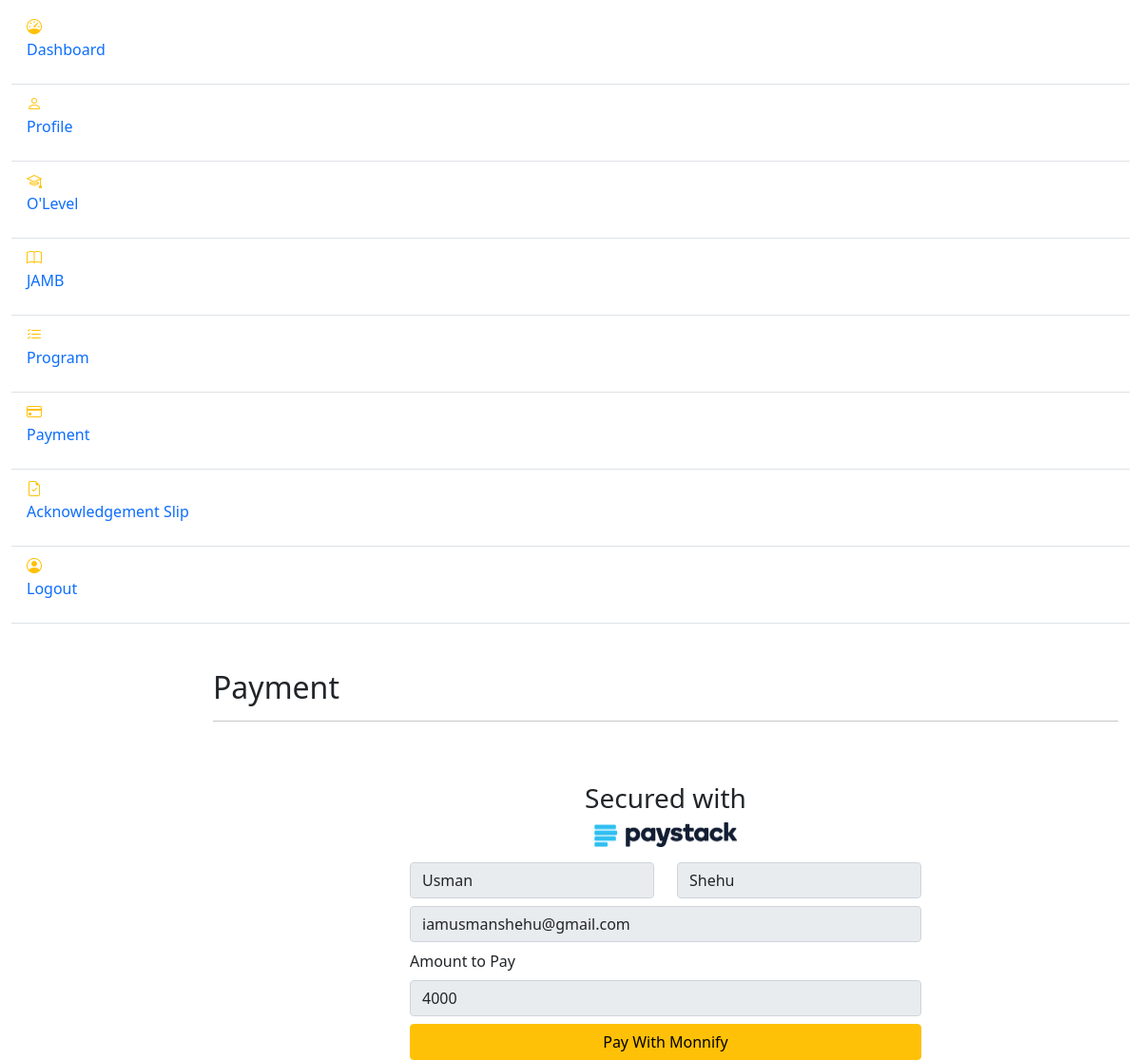
The page /monnify.php (signed in) on the database its author committed.
### tables this page shows
CREATE TABLE `applicants` (
  `id` int(11) NOT NULL,
  `student_id` int(11) DEFAULT NULL,
  `phone` varchar(15) DEFAULT NULL,
  `dob` date DEFAULT NULL,
  `state` varchar(50) DEFAULT NULL,
  `lga` varchar(50) DEFAULT NULL,
  `address` text DEFAULT NULL,
  `next_of_kin` varchar(100) DEFAULT NULL,
  `nok_address` text DEFAULT NULL,
  `nok_email` varchar(100) DEFAULT NULL,
  `relation` varchar(50) DEFAULT NULL,
  `passport_path` varchar(255) DEFAULT NULL,
  `status` int(11) NOT NULL COMMENT '1=accepted, 2=rejected'
);

CREATE TABLE `signup` (
  `id` int(11) NOT NULL,
  `first_name` varchar(50) NOT NULL,
  `last_name` varchar(50) NOT NULL,
  `other_name` varchar(50) NOT NULL,
  `email` varchar(100) NOT NULL,
  `rank` varchar(20) NOT NULL,
  `status` int(1) NOT NULL,
  `password` varchar(255) NOT NULL,
  `created_at` timestamp NOT NULL DEFAULT current_timestamp(),
  `updated_at` timestamp NOT NULL DEFAULT current_timestamp() ON UPDATE current_timestamp()
);

### monnify.php (the view, shortened to what this page needs)
<?php
include 'includes/config.php';
if (isset($_SESSION['email'])) {
    $user_id = $_SESSION['id'];
    $query =
        'SELECT * FROM `signup` JOIN applicants ON signup.id = applicants.student_id WHERE applicants.student_id = ?';
    $stmt = mysqli_prepare($conn, $query);
    mysqli_stmt_bind_param($stmt, 'i', $user_id);
    mysqli_stmt_execute($stmt);
    $result = mysqli_stmt_get_result($stmt);
    $user_data = mysqli_fetch_assoc($result);
}
?>
<!DOCTYPE html>
<html>
<head>
    <link href="https://cdn.jsdelivr.net/npm/bootstrap@5.0.0-beta3/dist/css/bootstrap.min.css" rel="stylesheet" />
    <link rel="stylesheet" href="https://cdnjs.cloudflare.com/ajax/libs/font-awesome/5.15.3/css/all.min.css" />
    <link rel="stylesheet" href="https://cdn.jsdelivr.net/npm/bootstrap-icons@1.11.1/font/bootstrap-icons.css">
</head>
<body>
  <div class="container-fluid">
    <div class="row">
 <?php include 'includes/student_sidebar.php'; ?>
 <main class="col-md-9 ms-sm-auto col-lg-10 px-md-4 mt-5">
<h2>Payment</h2>
<hr>
<div class="container d-flex justify-content-center">
<form id="paymentForm" class="mt-5">
   <div class="row">
    <div class="col-12 d-flex justify-content-center">
      <h3>Secured with</h3>
    </div>
  </div>
  <div class="row mb-3">
    <div class="col-12 d-flex justify-content-center">
      <img src="./images/paystack.png" alt="Paystack" width="150" />
    </div>
  </div>
  <div class="row mb-2">
    <div class="col-6">
    <input type="text" class="form-control" id="first-name" value="<?= $user_data[
        'first_name'
    ] ?? '' ?>"  readonly/>
    </div>
    <div class="col-6">
    <input type="text" class="form-control" id="last-name" value="<?= $user_data[
        'last_name'
    ] ?? '' ?>" readonly />
    </div>
  </div>
  <div class="row mb-2">
   <div class="col-12">
    <input type="email" class="form-control" id="email-address" disabled value="<?= $user_data[
        'email'
    ] ?? '' ?>" required />
   </div>
  </div>
<div class="row mb-2">
<div class="col-12">
  <label for="amount" class="form-label">Amount to Pay</label>
    <input type="tel" class="form-control"  value="4000" required readonly="yes" />
</div>
</div>
<div class="row">
    <div class="col-12">
      <button type="button" class="btn btn-warning w-100" onclick="payWithMonnify()">Pay With Monnify</button>
    </div>
  </div>
</div>
</div>
</div>
</body>
</html>

### rows shown on the page
applicants: student.first_name "Usman", student.last_name "Shehu", student.email "iamusmanshehu@gmail.com"
